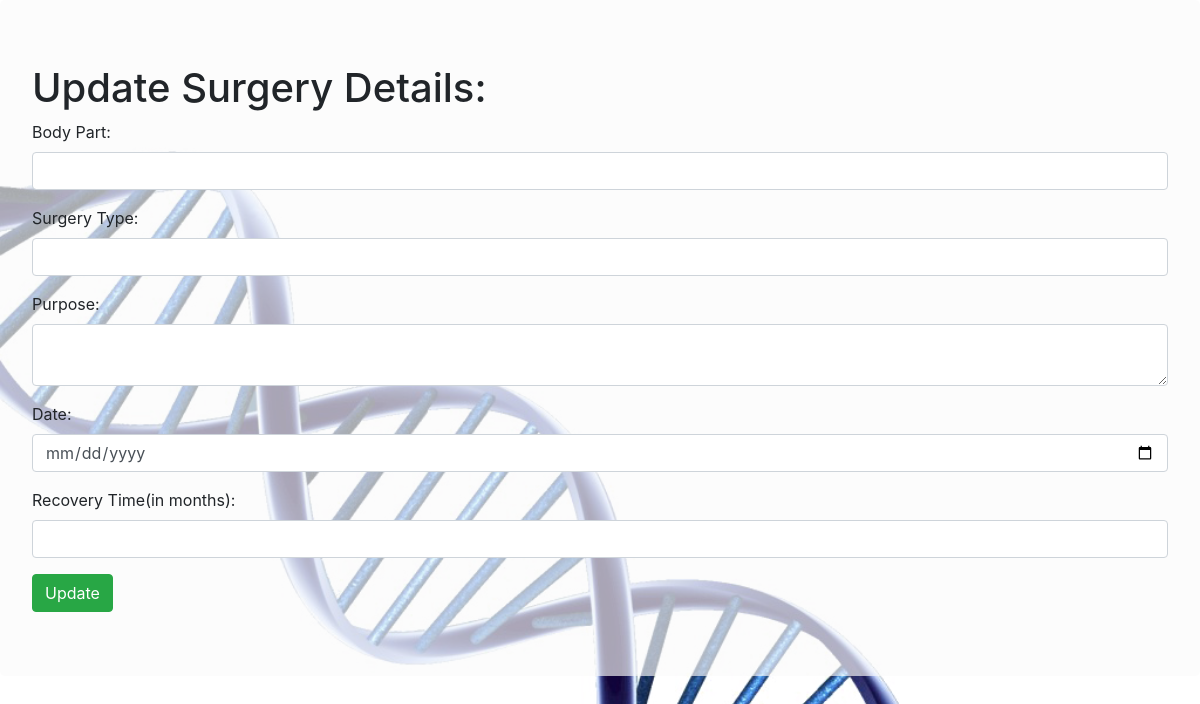
Page /patient/updatesurgeries/100/1 on the earlier database version.
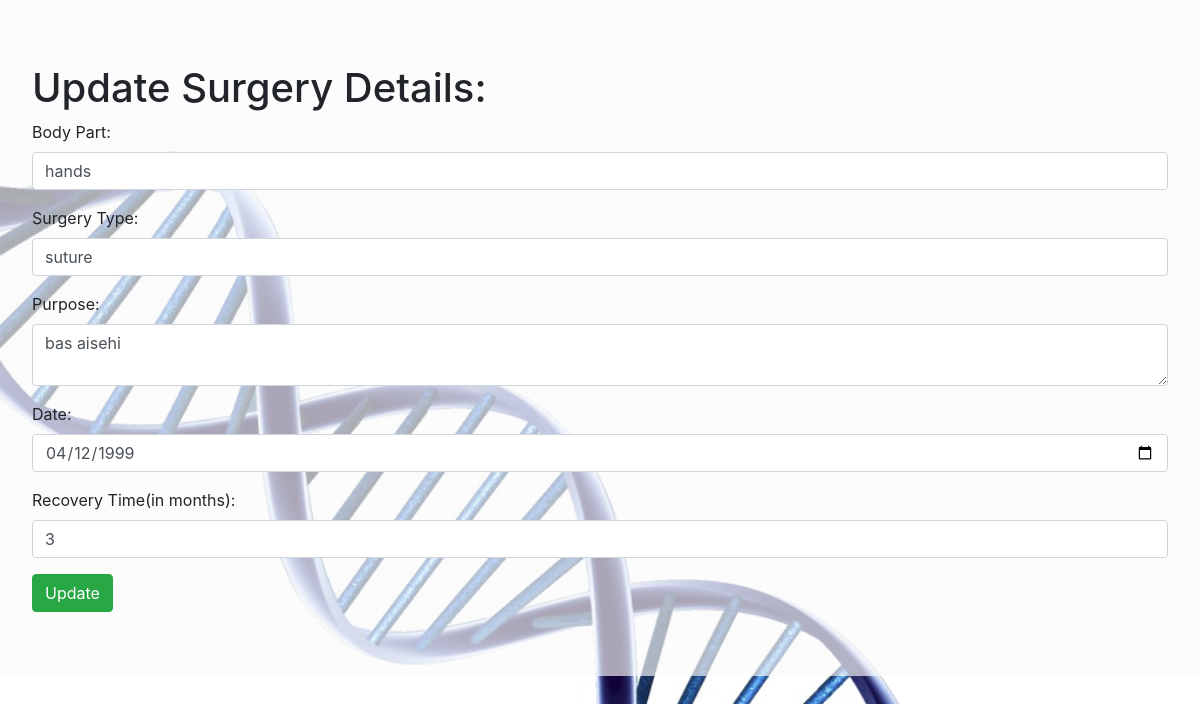
Same page on the later database version.
### tables this page shows
CREATE TABLE surgeries
            (s_id integer primary key autoincrement,p_id number,part text,type text,purpose text,date text,recovery number,constraint fk4 foreign key(p_id) references patient(p_id) on delete cascade);

### app1.py (the view, shortened to what this page needs)
@app.route('/patient/updatesurgeries/<pid>/<sid>',methods=['GET','POST'])
def updatesurgeries(pid,sid):
    con=sql.connect('database.db')
    cur=con.cursor()
    res=cur.execute("select * from surgeries where s_id=(?)",(sid,)).fetchone()
    return render_template('updatesurgeries.html',res=res)

### templates/updatesurgeries.html (shortened to what this page needs)
<!DOCTYPE html>
<html lang="en">
<head>
    <link rel="stylesheet" href="https://stackpath.bootstrapcdn.com/bootstrap/4.3.1/css/bootstrap.min.css">
</head>
<body>
    <div class="jumbotron" style="background:rgba(250, 250, 250, 0.658) ;">
        <h1>Update Surgery Details:</h1>
    <form method="POST">
        <div class="form-group">
          <label for="part">Body Part:</label>
          <input type="text" class="form-control" id="part" name="part" value={{ res[2] }}>
        </div>
        <div class="form-group">
          <label for="type">Surgery Type:</label>
          <input type="text" class="form-control" id="type" name="type" value="{{ res[3] }}">
        </div>
        <div class="form-group">
            <label for="purpose">Purpose:</label>
            <textarea class="form-control" rows="2" id="purpose" name="purpose">{{ res[4] }}</textarea>
        </div>
        <div class="form-group">
            <label for="date">Date:</label>
            <input type="date" class="form-control" id="date" name="date" value="{{ res[5] }}">
        </div>
        <div class="form-group">
            <label for="recovery">Recovery Time(in months):</label>
            <input type="text" class="form-control" id="recovery" name="recovery" value="{{ res[6] }}">
        </div>
        <button type="submit" class="btn btn-success">Update</button>
    </form>
    </div>
</body>
</html>

Differences in the rows shown:
added surgeries: part "hands", type "suture", purpose "bas aisehi", date "04/12/1999", recovery "3"
